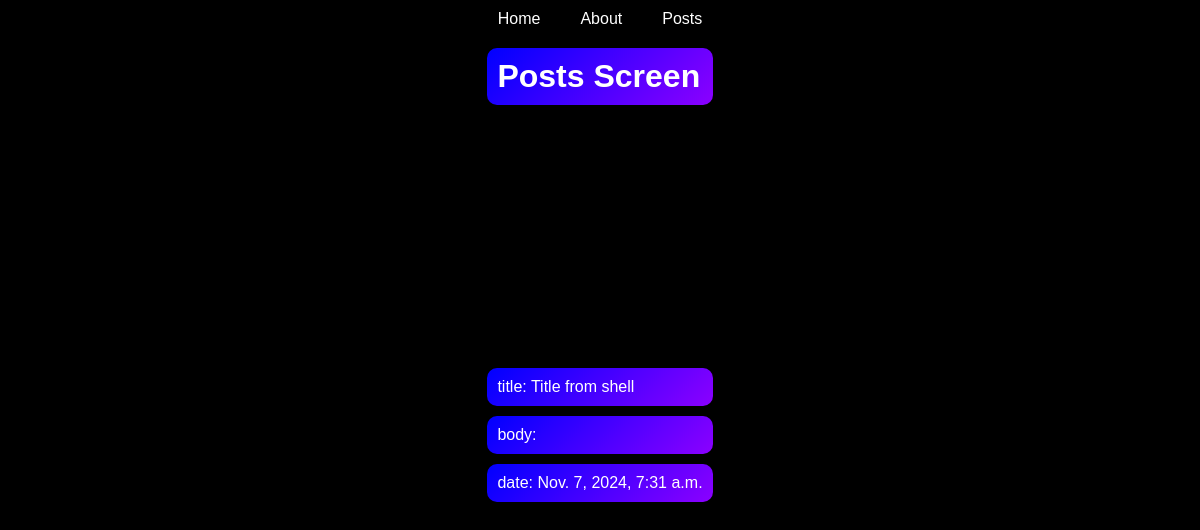
/posts/, run on an earlier commit of the app's database.
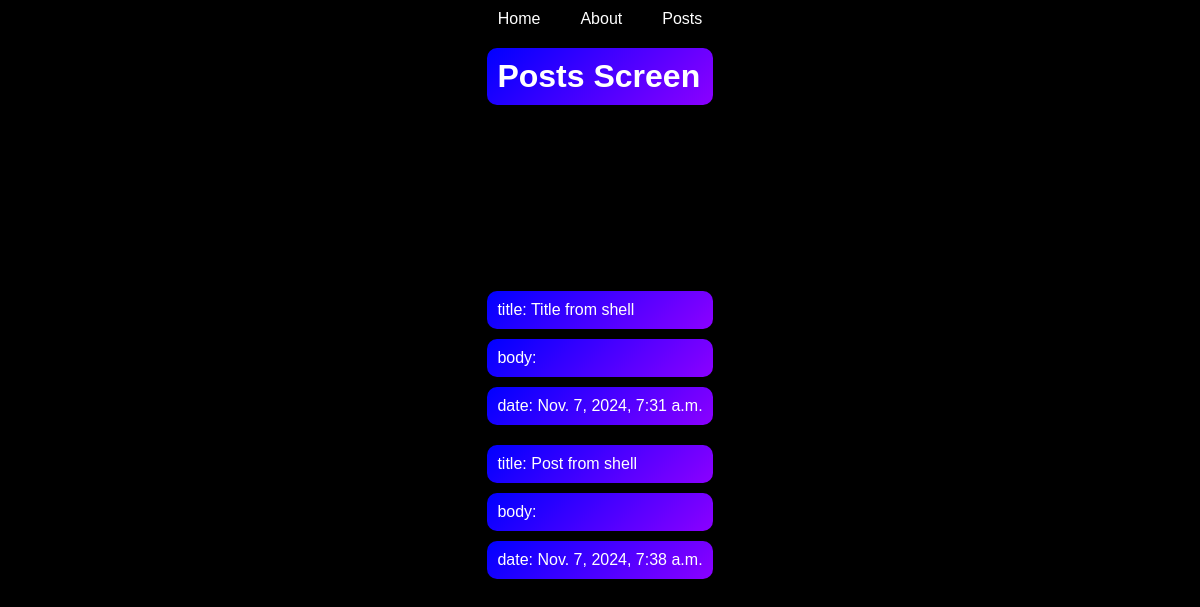
And on a later commit of the database.
### posts/models.py (models this page shows, shortened)
class Post(models.Model):
    title = models.CharField(max_length=75)
    body = models.TextField()
    slug = models.SlugField()
    date = models.DateTimeField(auto_now_add=True)

### posts/views.py (the view)
def post_list(request):
    posts = Post.objects.all().order_by("date")
    return render(request, "posts/posts_list.html", {"posts": posts})

### posts/templates/posts/posts_list.html
{% extends 'layout.html'%} {%block title%} Posts {%endblock%} {%block content%}
<h1 class="h1">Posts Screen</h1>
<section>
  {% for post in posts %}
  <article>
    <p>title: {{post.title}}</p>
    <p>body: {{post.body}}</p>
    <p>date: {{post.date}}</p>
  </article>
  {% endfor %}
</section>
{%endblock%}

What changed in the data, as far as the page shows it:
added Post: title "Post from shell", date "Nov. 7, 2024, 7:38 a.m."
